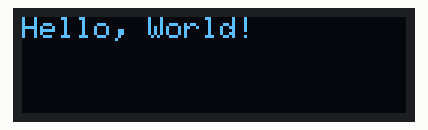
Recording of a sketch running on a simulated Arduino Uno, built with avr-gcc and run on an emulated ATmega328P. Parts: 128×32 one-colour display. The display library's start-up logo is not drawn.

Above: at 2.1 s.

The sketch:

sketch_aug25a.ino
```cpp
#include <Wire.h>
#include <Adafruit_GFX.h>
#include <Adafruit_SSD1306.h>

#define SCREEN_WIDTH 128 // Largura do display em pixels
#define SCREEN_HEIGHT 32 // Altura do display em pixels
#define OLED_RESET    -1 // Define o pino de reset do display (opcional)
#define SSD1306_I2C_ADDRESS 0x3C
Adafruit_SSD1306 display(SCREEN_WIDTH, SCREEN_HEIGHT, &Wire, OLED_RESET);

void setup() {
  Serial.begin(9600);

  if(!display.begin(SSD1306_SWITCHCAPVCC, SSD1306_I2C_ADDRESS)) { // begin(alimentação do painel, endereço I2C): gera a tensão do painel internamente e usa o endereço 0x3C
    Serial.println(F("Erro ao iniciar o display SSD1306"));
    while(true);
  }

  display.display(); // Limpa o buffer do display
  delay(2000);       // Pausa por 2 segundos
  display.clearDisplay(); // Limpa o display
}

void loop() {
  display.clearDisplay(); // Limpa o buffer do display

  // Escreve "Hello, World!" no display
  display.setTextSize(1);
  display.setTextColor(SSD1306_WHITE);
  display.setCursor(0,0);
  display.println("Hello, World!");

  display.display(); // Mostra o conteúdo do buffer no display
  delay(1000);       // Pausa por 1 segundo
}
```
